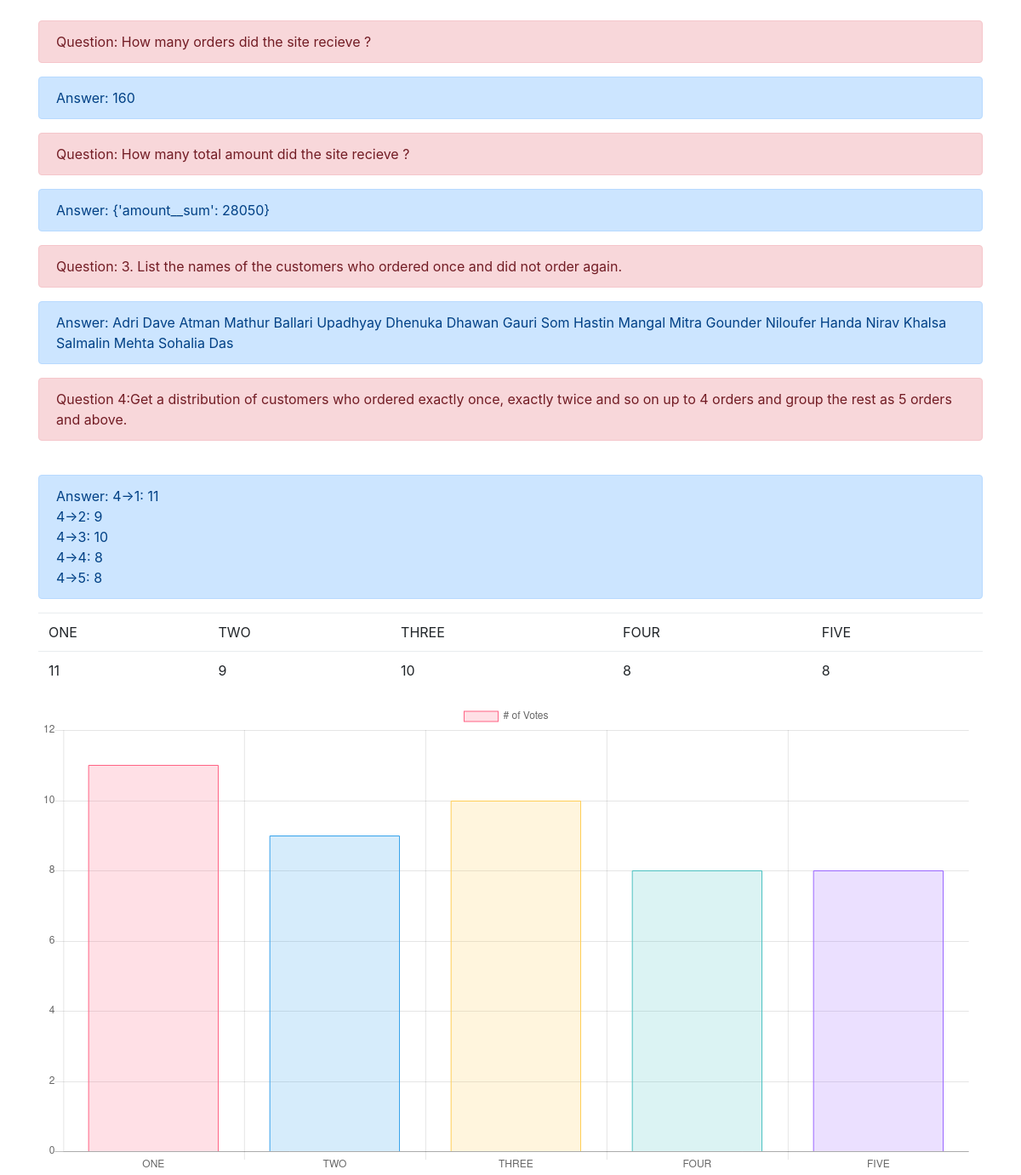
The page /parserapp/ on the database its author committed.
### parserApp/models.py (models this page shows)
class Customer(models.Model):
    date = models.CharField(max_length=200)
    phone = models.CharField(max_length=200)
    name = models.CharField(max_length=200)
    amount = models.IntegerField(max_length=200)

### parserApp/views.py (the view)
def index(request):
	totalCount = Customer.objects.count()
	totalAmount = Customer.objects.aggregate(Sum('amount'))
	totalName = Customer.objects.values('name').annotate(count_status = Count('name')).filter(count_status__lt = 2)
	totalOnceName = Customer.objects.values('name').annotate(count_status = Count('name')).filter(count_status__lt = 2)
	totalTwiceName = Customer.objects.values('name').annotate(count_status = Count('name')).filter(count_status__lt = 3).filter(count_status__gt = 1)
	totalThriceName = Customer.objects.values('name').annotate(count_status = Count('name')).filter(count_status__lt = 4).filter(count_status__gt = 2)
	totalFourName = Customer.objects.values('name').annotate(count_status = Count('name')).filter(count_status__lt = 5).filter(count_status__gt = 3)
	totalFiveName = Customer.objects.values('name').annotate(count_status = Count('name')).filter(count_status__gt = 4)
	totalOnceCount = totalOnceName.count()
	totalTwiceCount = totalTwiceName.count()
	totalThriceCount = totalThriceName.count()
	totalFourCount = totalFourName.count()
	totalFiveCount = totalFiveName.count()
	context = {'totalCount': totalCount, 'totalAmount': totalAmount, 'totalName': totalName, 'totalOnceName': totalOnceName,
	'totalTwiceName':totalTwiceName, 'totalThriceName': totalThriceName, 'totalFourName': totalFourName,'totalFiveName':totalFiveName,
	'totalOnceCount': totalOnceCount,'totalTwiceCount':totalTwiceCount, 'totalThriceCount': totalThriceCount,
	'totalFourCount': totalFourCount,'totalFiveCount':totalFiveCount,
	}
	return render(request, 'parserApp/index.html', context)

### parserApp/templates/parserApp/index.html (shortened to what this page needs)
{% load static %}
<head>
	<link rel="stylesheet" href="https://maxcdn.bootstrapcdn.com/font-awesome/4.7.0/css/font-awesome.min.css">
	<link rel="stylesheet" type="text/css" href="{% static "bootstrap/css/bootstrap.min.css" %}">
</head>
<body>
	<div class="container">
	<br>
		<div class="alert alert-danger">
			Question: How many orders did the site recieve ?
		</div>
		<div class="alert alert-primary">
			Answer: {{totalCount}}
		</div>
		<div class="alert alert-danger">
			Question: How many total amount did the site recieve ?
		</div>
		<div class="alert alert-primary">
			Answer: {{totalAmount}}
		</div>
		<div class="alert alert-danger">
		Question: 3. List the names of the customers who ordered once and did not order again.
		</div>
		<div class="alert alert-primary">
		Answer:
		{% for name in totalName %}
		       {{ name.name }}
		{% endfor %}
		</div>
		<div class="alert alert-danger">
		Question 4:Get a distribution of customers who ordered exactly once, exactly twice and so on up to 4 orders and group the rest as 5 orders and above.
		</div>
		<br>
		<div class="alert alert-primary">
		Answer:
		4->1: {{totalOnceCount}}<br>
		4->2: {{totalTwiceCount}}<br>
		4->3: {{totalThriceCount}}<br>
		4->4: {{totalFourCount}}<br>
		4->5: {{totalFiveCount}}<br>
		</div>
		<table class="table">
			<thead class="thead-dark">
			<tr>
				<td scope="col">ONE</td>
				<td scope="col">TWO</td>
				<td scope="col">THREE</td>
				<td scope="col">FOUR</td>
				<td scope="col">FIVE</td>
			</tr>
			</thead>
			<tbody>
			<tr>
		       <td>{{totalOnceCount }}</td>
		       <td>{{totalTwiceCount}}</td>
		       <td>{{totalThriceCount}}</td>
		       <td>{{totalFourCount}}</td>
		       <td>{{totalFiveCount}}</td>
			</tr>
			</tbody>
		</table>
		<canvas id="barChart"></canvas>
		<script type="text/javascript">
			var ctxB = document.getElementById("barChart").getContext('2d');
			var myBarChart = new Chart(ctxB, {
			    type: 'bar',
			    data: {
			        labels: ["ONE", "TWO", "THREE", "FOUR", "FIVE"],
			        datasets: [{
			            label: '# of Votes',
			            data: [11, 9, 10, 8, 8, 0],
			            backgroundColor: [
			                'rgba(255, 99, 132, 0.2)',
			                'rgba(54, 162, 235, 0.2)',
			                'rgba(255, 206, 86, 0.2)',
			                'rgba(75, 192, 192, 0.2)',
			                'rgba(153, 102, 255, 0.2)'
			            ],
			            borderColor: [
			                'rgba(255,99,132,1)',
			                'rgba(54, 162, 235, 1)',
			                'rgba(255, 206, 86, 1)',
			                'rgba(75, 192, 192, 1)',
			                'rgba(153, 102, 255, 1)'
			            ],
			            borderWidth: 1
			        }]
			    },
			    optionss: {
			        scales: {
			            yAxes: [{
			                ticks: {
			                    beginAtZero:true
			                }
			            }]
			        }
			    }
			});
		</script>
	</div>
</body>

### rows shown on the page
Customer: name "Adri Dave"
Customer: name "Atman Mathur"
Customer: name "Ballari Upadhyay"
Customer: name "Dhenuka Dhawan"
Customer: name "Gauri Som"
Customer: name "Hastin Mangal"
Customer: name "Mitra Gounder"
Customer: name "Niloufer Handa"
Customer: name "Nirav Khalsa"
Customer: name "Salmalin Mehta"
Customer: name "Sohalia Das"

### other values the page prints
{{ totalCount }} "160"
{{ totalAmount }} "{'amount__sum': 28050}"
{{ totalOnceCount }} "11"
{{ totalTwiceCount }} "9"
{{ totalThriceCount }} "10"
{{ totalFourCount }} "8"
{{ totalFiveCount }} "8"
